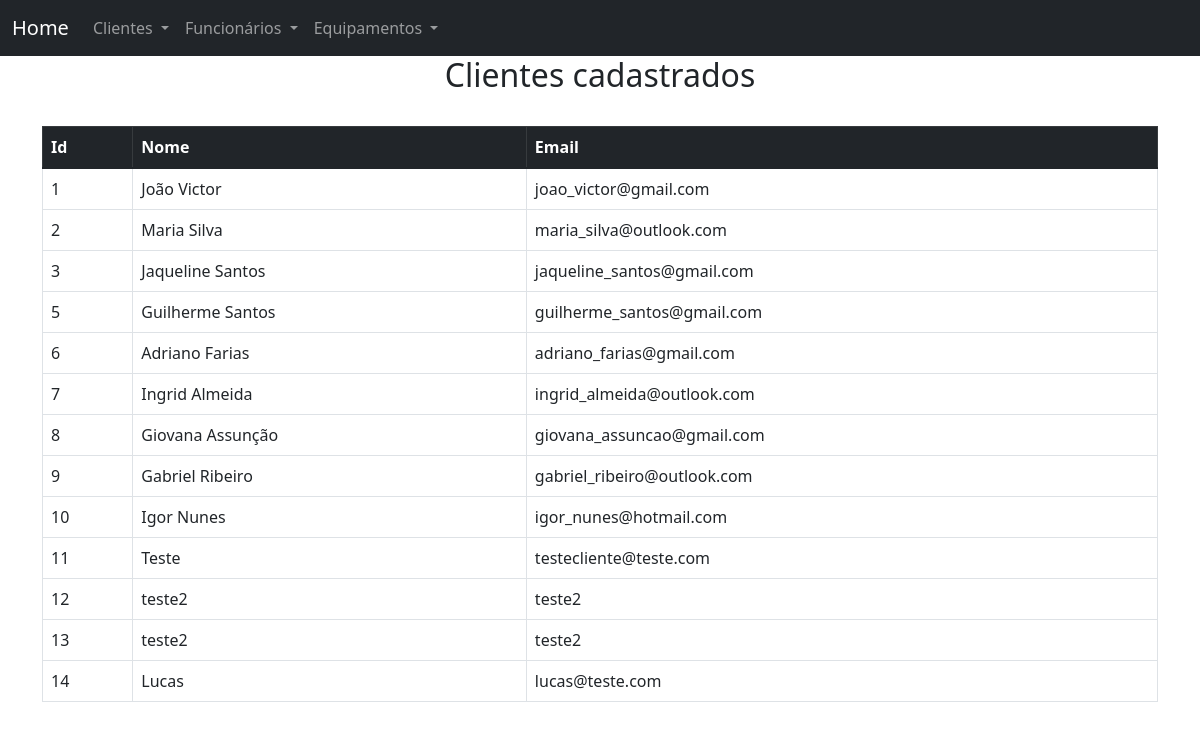
Before: /consultaclientes with the older database file.
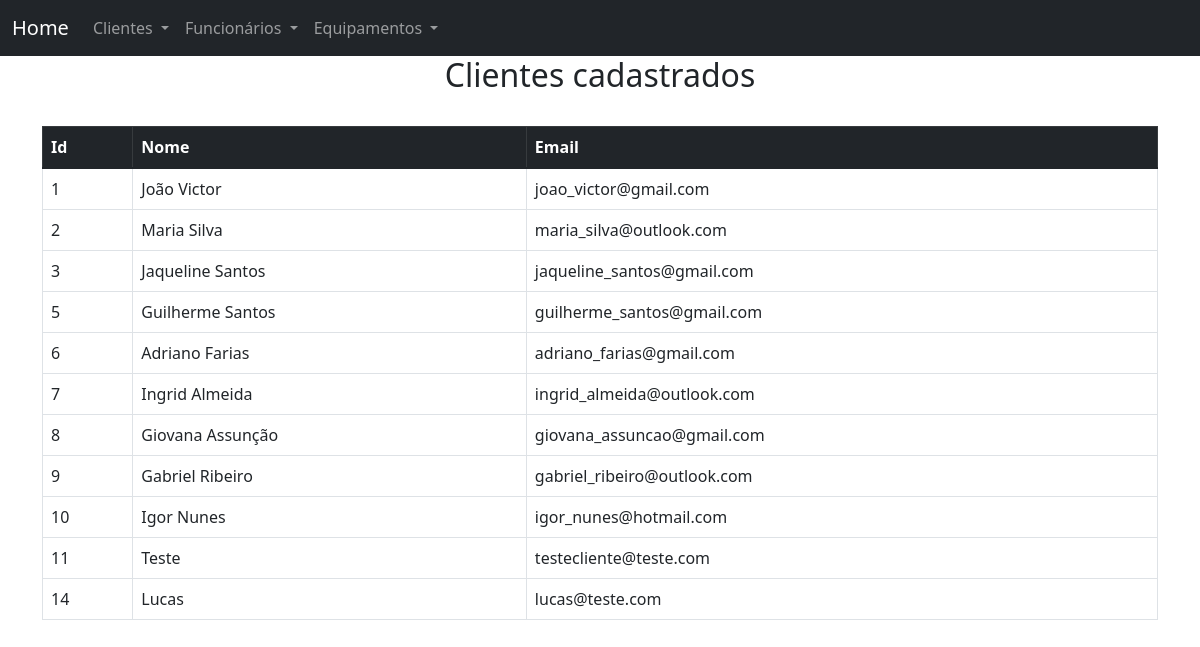
After: the same page with the newer database file.
### main.py (models this page shows, shortened)
class Clientes(db.Model):
    id_cliente = db.Column(db.Integer, primary_key=True)
    name = db.Column(db.String(80), nullable=False)
    email = db.Column(db.String(120), nullable=False)

### main.py (the view)
@app.route('/consultaclientes')
def consulta_clientes():
    clientes = Clientes.query.all()
    return render_template('consultaclientes.html', clientes=clientes)

### templates/consultaclientes.html
{% extends "base.html" %}
{% block conteudo %}
    <h2 style="text-align: center;">Clientes cadastrados</h2>
<br>
<table class="table table-bordered table-hover">
    <thead class="table-dark">
        <tr>
          <th scope="col">Id</th>
          <th scope="col">Nome</th>
          <th scope="col">Email</th>
        </tr>
    </thead>
    <tbody>
        {% for clientes in clientes %}
        <tr>
            <td>{{ clientes.id_cliente }}</td>
            <td>{{ clientes.name }}</td>
            <td>{{ clientes.email }}</td>
        </tr>
        {% endfor %}
    </tbody>
</table>
{% endblock conteudo %}

Changed rows visible on the page:
removed Clientes: id_cliente "12", name "teste2", email "teste2"
removed Clientes: id_cliente "13", name "teste2", email "teste2"
